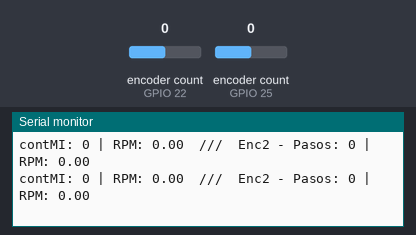
The sketch below on a simulated ESP32. Shown: the last lines printed to the serial monitor. The inputs (shaded band) are chosen by the test bench; at power-on: encoder count (sensors on GPIO 22, GPIO 25) 0.

Above: at 1.2 s.
1.3 s: encoder count (sensor on GPIO 22) set to 1
At 1.31 s:
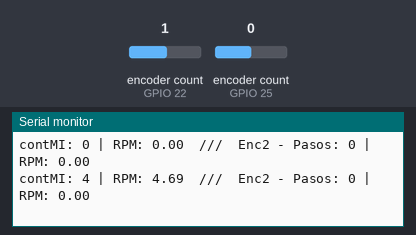
2.8 s: encoder count (sensor on GPIO 25) set to 1
At 2.81 s:
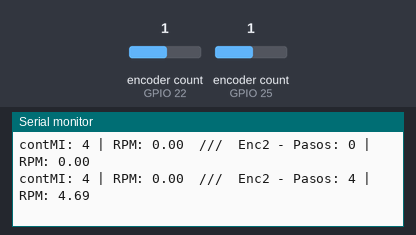
4.3 s: encoder count (sensor on GPIO 22) set to 2
At 4.31 s:
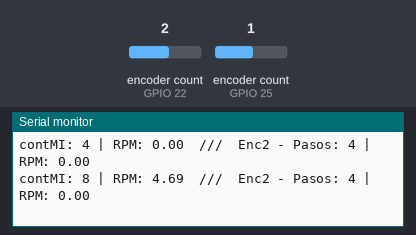
5.8 s: encoder count (sensor on GPIO 25) set to 2
At 5.81 s:
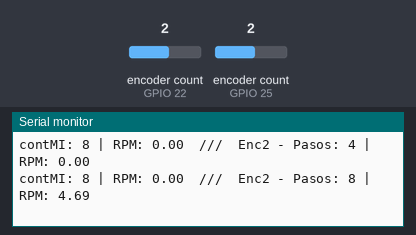
Timing chart, 0 to 8.3 s (numbered marks = the images above; inputs shaded):
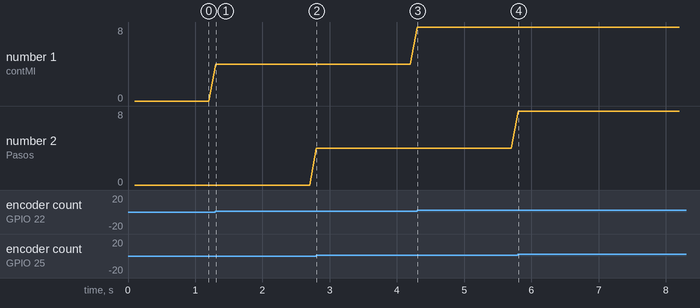

Measured:
- after the input at 1.3 s, the serial monitor: prints a new line at once (image 1)
- after the input at 2.8 s, the serial monitor: prints a new line at once (image 2)
- after the input at 4.3 s, the serial monitor: prints a new line at once (image 3)
- after the input at 5.8 s, the serial monitor: prints a new line at once (image 4)
- plotted number 1: 0 → 4 after the input at 1.3 s, 4 → 8 after the input at 4.3 s

The sketch:

encoders.ino
```cpp
#include <ESP32Encoder.h>

// Instancias para ambos encoders
ESP32Encoder encoderMI;
ESP32Encoder encoderMD;

// Pines para el Encoder 1
const int pinencoderMIA = 22;
const int pinencoderMIB = 21;

// Pines para el Encoder 2
const int pinencoderMDA = 25;
const int pinencoderMDB = 26;

unsigned long ultimoTiempo = 0;

long contMIant = 0;
long contMDant = 0;


void setup() {
  Serial.begin(115200);

  // Habilitar las resistencias de pull-up internas para todos los encoders
  ESP32Encoder::useInternalWeakPullResistors = puType::up;

  // Configuración del Encoder 1
  encoderMI.attachFullQuad(pinencoderMIA,pinencoderMIB);
  encoderMI.setCount(0);

  // Configuración del Encoder 2
  encoderMD.attachFullQuad(pinencoderMDA,pinencoderMDB);
  encoderMD.setCount(0);

}

void loop() {
  unsigned long tiempoActual = millis();

  if (tiempoActual - ultimoTiempo >= 100) {
    unsigned long deltaTiempo = tiempoActual - ultimoTiempo;

    long contMI = encoderMI.getCount();
    long deltaPasos1 = contMI - contMIant;
    float rpmMI = (deltaPasos1 / 512.0) * (60000.0 / deltaTiempo);

    long contMD = encoderMD.getCount();
    long deltaPasos2 = contMD - contMDant;
    float rpmMD = (deltaPasos2 / 512.0) * (60000.0 / deltaTiempo);


    Serial.print("contMI: ");
    Serial.print(contMI);
    Serial.print(" | RPM: ");
    Serial.print(rpmMI);

    Serial.print("  ///  Enc2 - Pasos: ");
    Serial.print(contMD);
    Serial.print(" | RPM: ");
    Serial.println(rpmMD);

    // Actualizar históricos
    contMIant = contMI;
    contMDant = contMD;
    ultimoTiempo = tiempoActual;

  }

}
```
